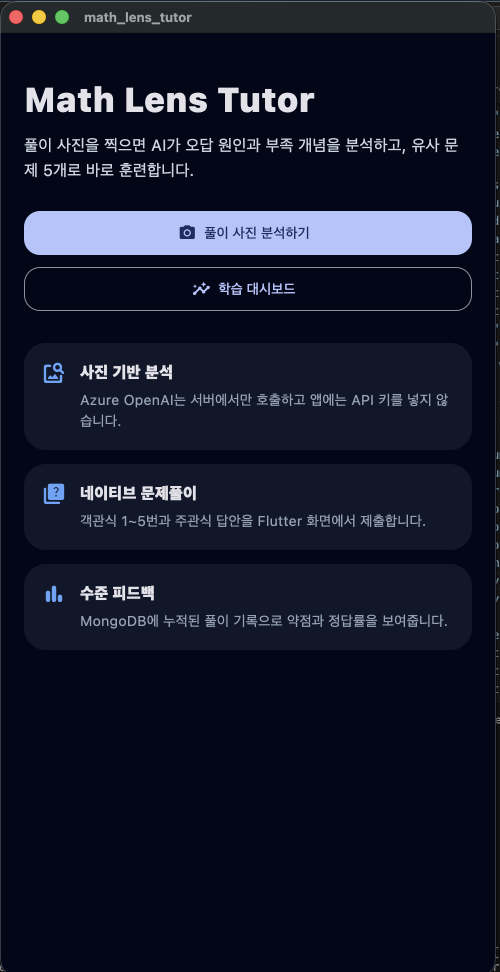
#> input picture screen-shots/study-app-0.png, 1000 x 1944 px, given as the content of the folder study-app-0.png, which was not available (shown at 1/2 size)
$ python resize_ipad_flutter_to_12_9.py --src study-app-0.png --dst out.png
#> lines starting #> are read from the running program, lines starting #| are printed output that depends on the picture; pictures that were not available may be replaced by others from this repository, and a replacement may not be noted
#> in main, im is the input picture: PIL image 1000x1944 RGBA; mean R, G, B, A 20.6, 24.9, 42.2, 255
#!/usr/bin/env python3
"""Cover-crop Flutter iPad simulator PNGs to 2048×2732 for App Store 12.9\" slot."""

from __future__ import annotations

import argparse
from pathlib import Path

from PIL import Image


def resize_cover_center(im: Image.Image, tw: int, th: int) -> Image.Image:
#> called with tw = 2048, th = 2732
    w, h = im.size
#> w = 1000; h = 1944
    scale = max(tw / w, th / h)
#> scale = 2.05
    nw = max(1, int(round(w * scale)))
#> nw = 2048
    nh = max(1, int(round(h * scale)))
#> nh = 3981
    im = im.resize((nw, nh), Image.Resampling.LANCZOS)
#> im: PIL image 2048x3981 RGBA
    left = (nw - tw) // 2
#> left = 0
    top = (nh - th) // 2
#> top = 624
    return im.crop((left, top, left + tw, top + th))
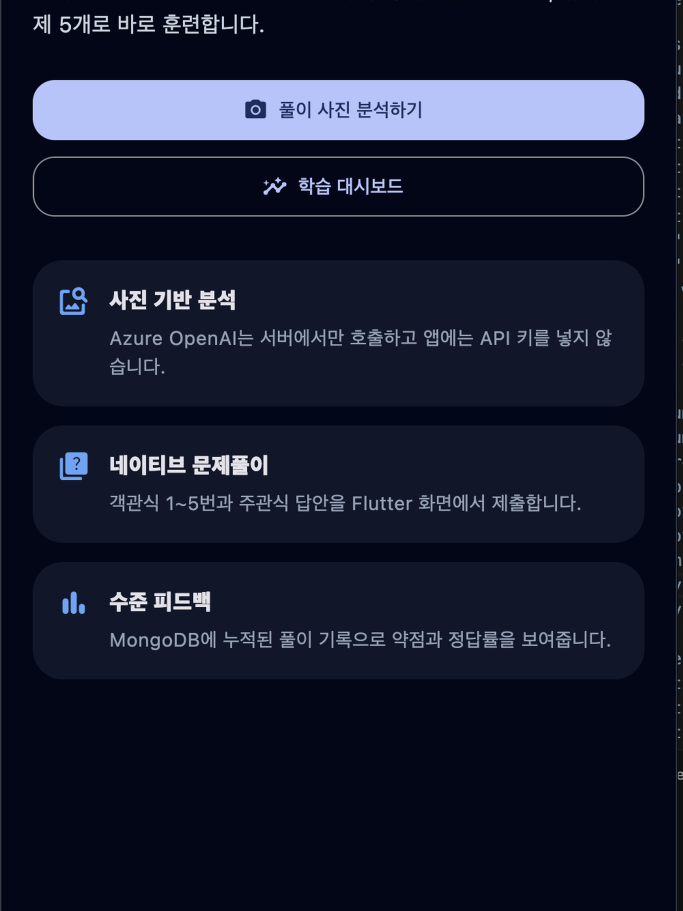
#> returned value: PIL image 2048x2732 RGBA (shown at 1/3 size); mean R, G, B, A 23.1, 27.9, 46.7, 255


def to_rgb(im: Image.Image) -> Image.Image:
    if im.mode == "RGBA":
        bg = Image.new("RGB", im.size, (2, 6, 23))
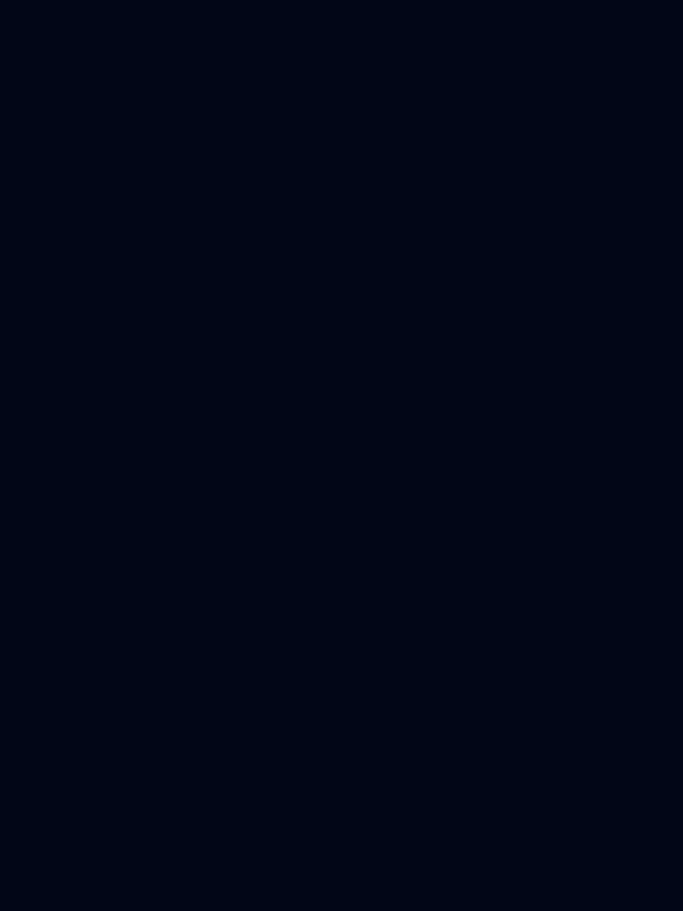
#> bg: PIL image 2048x2732 RGB (shown at 1/3 size); mean R, G, B 2, 6, 23
        bg.paste(im, mask=im.split()[3])
        return bg
    return im.convert("RGB")


def main() -> None:
    p = argparse.ArgumentParser()
    p.add_argument("--src", type=Path, required=True)
    p.add_argument("--dst", type=Path, required=True)
    p.add_argument("--w", type=int, default=2048)
    p.add_argument("--h", type=int, default=2732)
    args = p.parse_args()

    args.dst.mkdir(parents=True, exist_ok=True)
    tw, th = args.w, args.h

    for path in sorted(args.src.glob("*.png")):
        if not path.is_file():
            continue
        im = Image.open(path)
        out_im = resize_cover_center(im, tw, th)
        out_im = to_rgb(out_im)
        dest = args.dst / path.name
        out_im.save(dest, "PNG", optimize=True)
        print(f"{path.name} -> {dest} ({tw}x{th})")


if __name__ == "__main__":
    main()

$ run again, on screen-shots/study-app-4.png
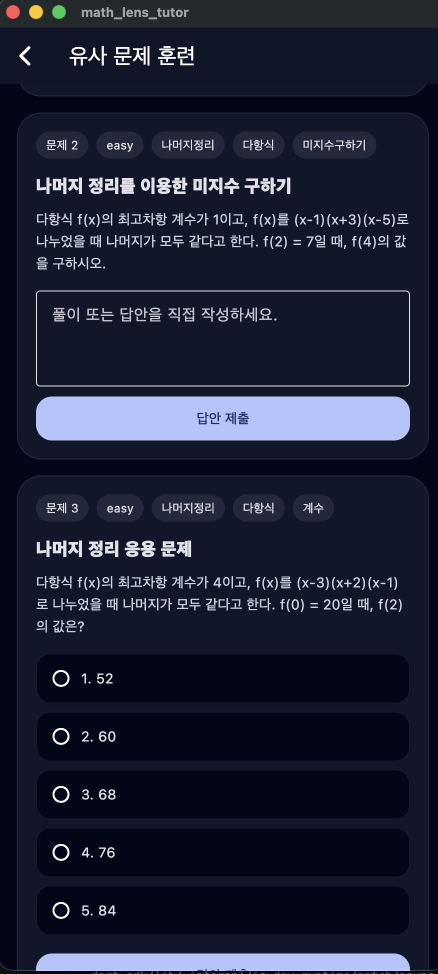
#> input picture screen-shots/study-app-4.png, 876 x 1948 px, given as the content of the folder study-app-4.png, which was not available (shown at 1/2 size)
#> in main, im is the input picture: PIL image 876x1948 RGBA; mean R, G, B, A 29.7, 34.9, 53.2, 255
#> in resize_cover_center, `im = im.resize((nw, nh), Image.Resampling.LANCZOS)`:
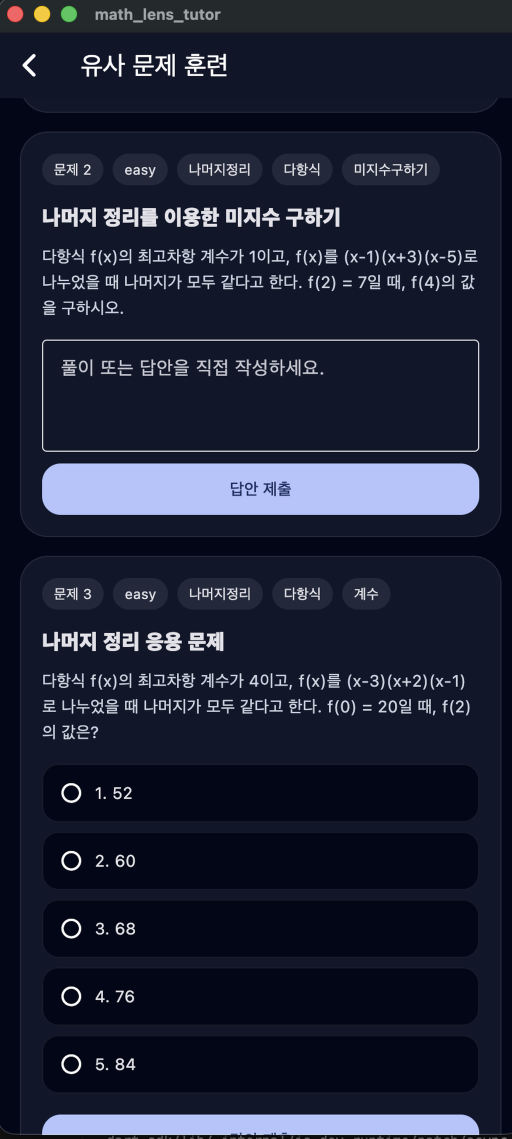
#> im: PIL image 2048x4554 RGBA (shown at 1/4 size); mean R, G, B, A 29.7, 34.9, 53.2, 255
#> in resize_cover_center, `return im.crop((left, top, left + tw, top + th))`:
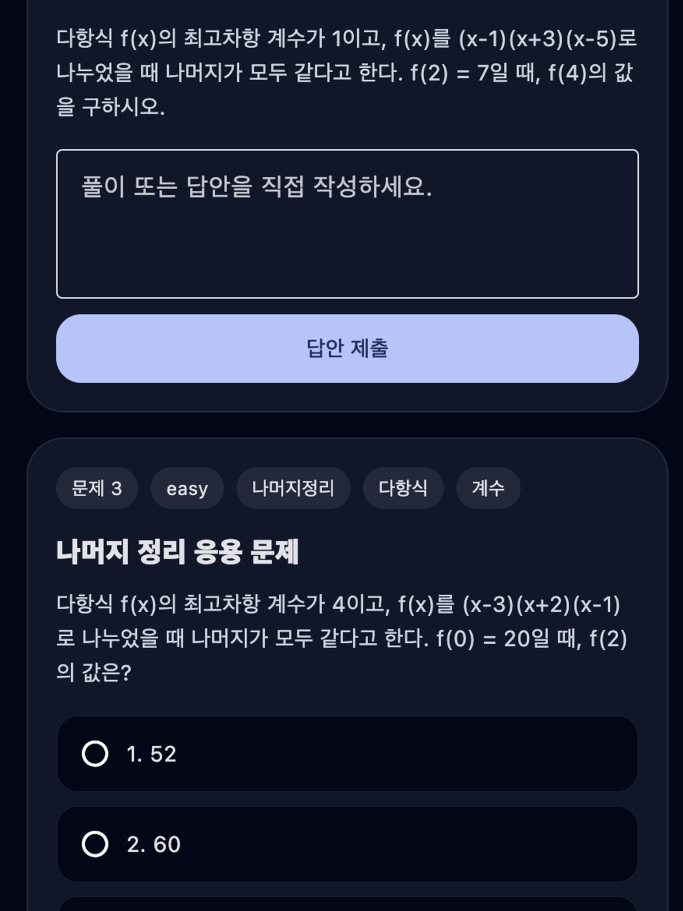
#> returned value: PIL image 2048x2732 RGBA (shown at 1/3 size); mean R, G, B, A 31.9, 37.5, 56.9, 255

$ run again, on screen-shots/study-app-5.png
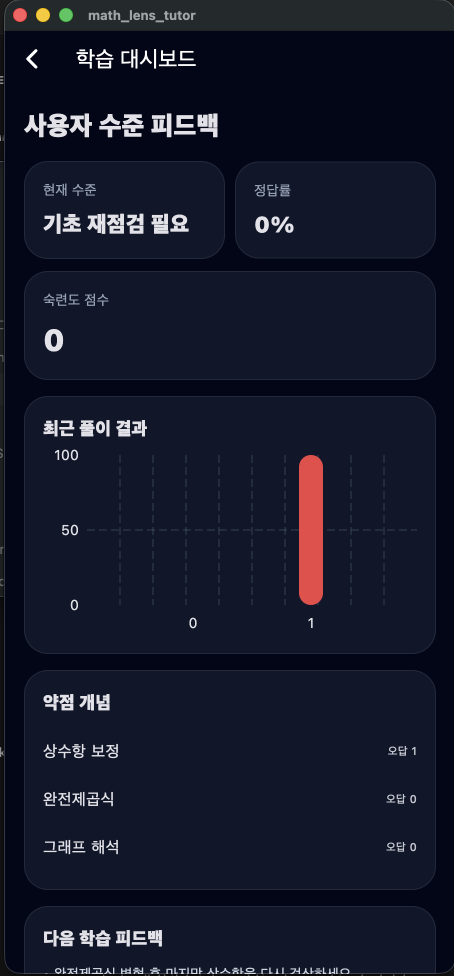
#> input picture screen-shots/study-app-5.png, 908 x 1952 px, given as the content of the folder study-app-5.png, which was not available (shown at 1/2 size)
#> in main, im is the input picture: PIL image 908x1952 RGBA; mean R, G, B, A 21.1, 24.9, 41.2, 255
#> im: PIL image 2048x4403 RGBA
#> in resize_cover_center, `return im.crop((left, top, left + tw, top + th))`:
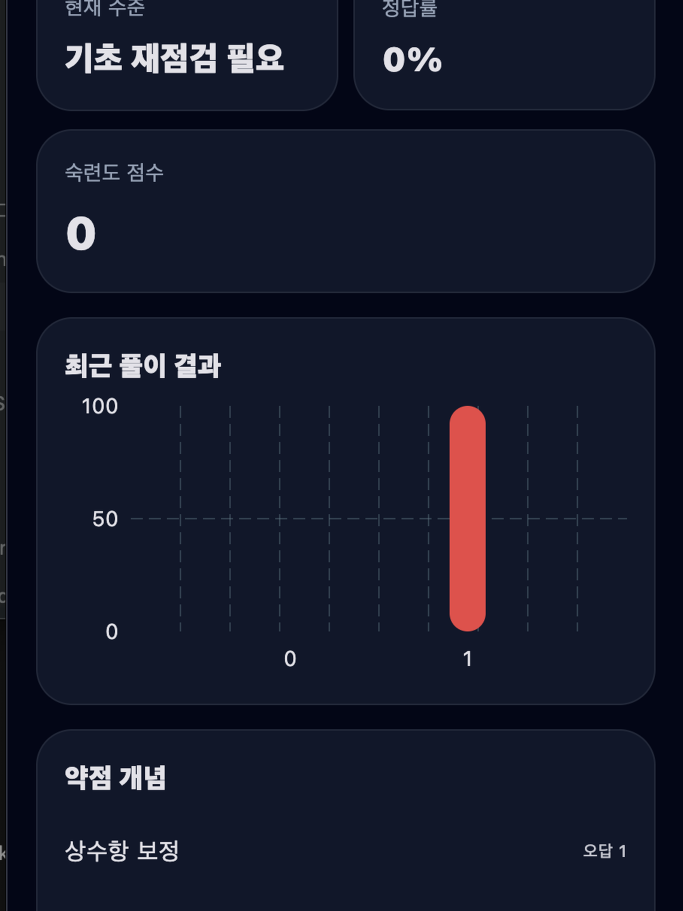
#> returned value: PIL image 2048x2732 RGBA (shown at 1/3 size); mean R, G, B, A 21.4, 25, 42, 255
